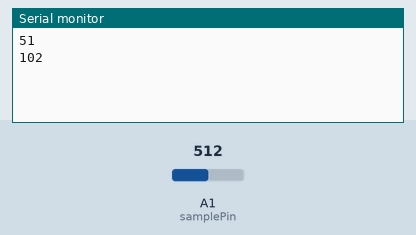
This sketch was run on a simulated Arduino Uno, built with avr-gcc and run on an emulated ATmega328P. Parts: the last lines printed to the serial monitor. The test bench sets the inputs (shaded band); at power-on: A1 (samplePin) = 512.

Above: at 1.8 s.
1.9 s: A1 (samplePin) set to 716
At 2.8 s:
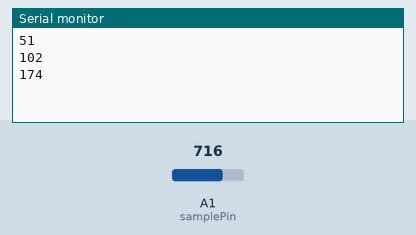
3.4 s: A1 (samplePin) set to 900
At 4.8 s:
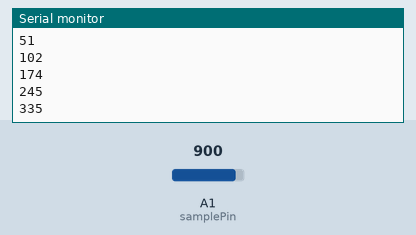
Timing chart, 0 to 6.4 s (numbered marks = the images above; inputs shaded):
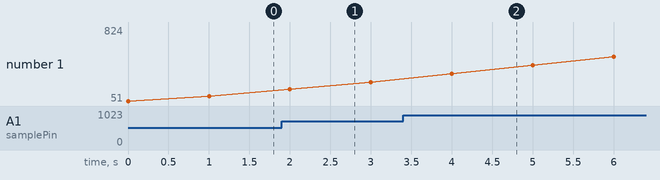

The sketch:

sketch_15_01_averaging.ino
```cpp
// sketch_15_01_averaging

const int samplePin = A1;

const int bufferSize = 10;
int buffer[bufferSize];
int index;

void setup()
{
  Serial.begin(9600);
}

void loop()
{
  int reading = analogRead(samplePin);
  addReading(reading);
  Serial.println(average());
  delay(1000);
}

void addReading(int reading)
{
  buffer[index] = reading;
  index++;
  if (index >= bufferSize) index = 0;
}

int average()
{
  long sum = 0;
  for (int i = 0; i < bufferSize; i++)
  {
    sum += buffer[i];
  }
  return (int)(sum / bufferSize);
}
```

Measured:
- after the input at 1.9 s, the serial monitor: prints a new line after 0.10 s (image 1)
- after the input at 3.4 s, the serial monitor: prints a new line after 0.60 s (image 2)
- plotted number 1: 102 → 245 after the input at 1.9 s, 245 → 824 after the input at 3.4 s
